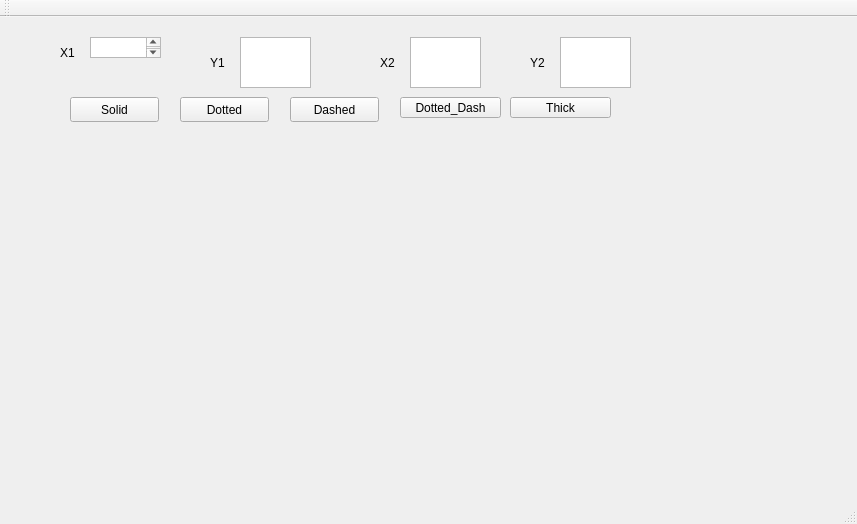
<?xml version="1.0" encoding="UTF-8"?>
<ui version="4.0">
 <class>MainWindow</class>
 <widget class="QMainWindow" name="MainWindow">
  <property name="geometry">
   <rect>
    <x>0</x>
    <y>0</y>
    <width>857</width>
    <height>524</height>
   </rect>
  </property>
  <property name="windowTitle">
   <string>MainWindow</string>
  </property>
  <widget class="QWidget" name="centralWidget">
   <widget class="QLabel" name="label">
    <property name="geometry">
     <rect>
      <x>60</x>
      <y>20</y>
      <width>51</width>
      <height>31</height>
     </rect>
    </property>
    <property name="text">
     <string>X1</string>
    </property>
   </widget>
   <widget class="QLabel" name="label_2">
    <property name="geometry">
     <rect>
      <x>210</x>
      <y>30</y>
      <width>51</width>
      <height>31</height>
     </rect>
    </property>
    <property name="text">
     <string>Y1</string>
    </property>
   </widget>
   <widget class="QLabel" name="label_3">
    <property name="geometry">
     <rect>
      <x>220</x>
      <y>110</y>
      <width>481</width>
      <height>311</height>
     </rect>
    </property>
    <property name="text">
     <string/>
    </property>
   </widget>
   <widget class="QLabel" name="label_4">
    <property name="geometry">
     <rect>
      <x>380</x>
      <y>30</y>
      <width>51</width>
      <height>31</height>
     </rect>
    </property>
    <property name="text">
     <string>X2</string>
    </property>
   </widget>
   <widget class="QLabel" name="label_5">
    <property name="geometry">
     <rect>
      <x>530</x>
      <y>30</y>
      <width>51</width>
      <height>31</height>
     </rect>
    </property>
    <property name="text">
     <string>Y2</string>
    </property>
   </widget>
   <widget class="QPushButton" name="pushButton">
    <property name="geometry">
     <rect>
      <x>70</x>
      <y>80</y>
      <width>89</width>
      <height>25</height>
     </rect>
    </property>
    <property name="text">
     <string>Solid</string>
    </property>
   </widget>
   <widget class="QPushButton" name="pushButton_2">
    <property name="geometry">
     <rect>
      <x>180</x>
      <y>80</y>
      <width>89</width>
      <height>25</height>
     </rect>
    </property>
    <property name="text">
     <string>Dotted</string>
    </property>
   </widget>
   <widget class="QPushButton" name="pushButton_3">
    <property name="geometry">
     <rect>
      <x>290</x>
      <y>80</y>
      <width>89</width>
      <height>25</height>
     </rect>
    </property>
    <property name="text">
     <string>Dashed</string>
    </property>
   </widget>
   <widget class="QPushButton" name="pushButton_4">
    <property name="geometry">
     <rect>
      <x>400</x>
      <y>80</y>
      <width>101</width>
      <height>21</height>
     </rect>
    </property>
    <property name="text">
     <string>Dotted_Dash</string>
    </property>
   </widget>
   <widget class="QTextEdit" name="X1">
    <property name="geometry">
     <rect>
      <x>90</x>
      <y>20</y>
      <width>71</width>
      <height>21</height>
     </rect>
    </property>
   </widget>
   <widget class="QTextEdit" name="Y1">
    <property name="geometry">
     <rect>
      <x>240</x>
      <y>20</y>
      <width>71</width>
      <height>51</height>
     </rect>
    </property>
   </widget>
   <widget class="QTextEdit" name="X2">
    <property name="geometry">
     <rect>
      <x>410</x>
      <y>20</y>
      <width>71</width>
      <height>51</height>
     </rect>
    </property>
   </widget>
   <widget class="QTextEdit" name="Y2">
    <property name="geometry">
     <rect>
      <x>560</x>
      <y>20</y>
      <width>71</width>
      <height>51</height>
     </rect>
    </property>
   </widget>
   <widget class="QPushButton" name="pushButton_5">
    <property name="geometry">
     <rect>
      <x>510</x>
      <y>80</y>
      <width>101</width>
      <height>21</height>
     </rect>
    </property>
    <property name="text">
     <string>Thick</string>
    </property>
   </widget>
  </widget>
  <widget class="QMenuBar" name="menuBar">
   <property name="geometry">
    <rect>
     <x>0</x>
     <y>0</y>
     <width>857</width>
     <height>27</height>
    </rect>
   </property>
  </widget>
  <widget class="QToolBar" name="mainToolBar">
   <attribute name="toolBarArea">
    <enum>TopToolBarArea</enum>
   </attribute>
   <attribute name="toolBarBreak">
    <bool>false</bool>
   </attribute>
  </widget>
  <widget class="QStatusBar" name="statusBar"/>
 </widget>
 <layoutdefault spacing="6" margin="11"/>
 <resources/>
 <connections/>
</ui>
